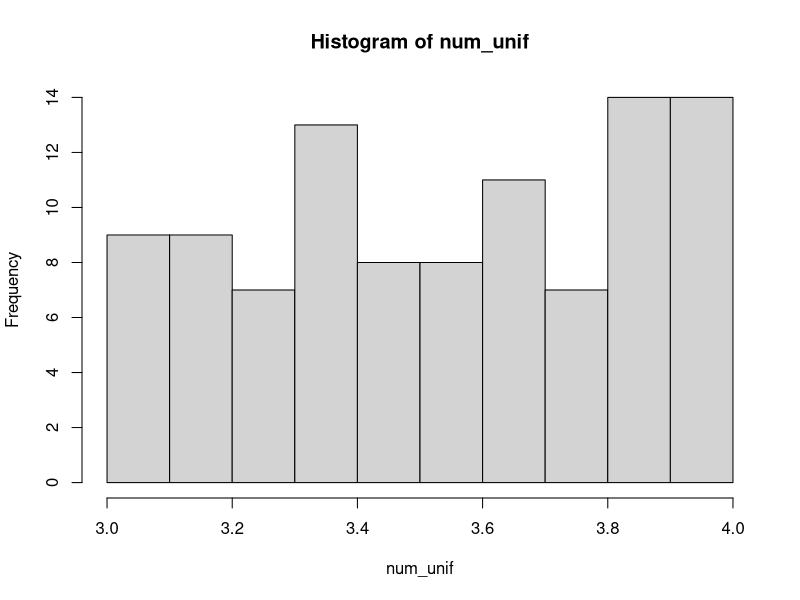
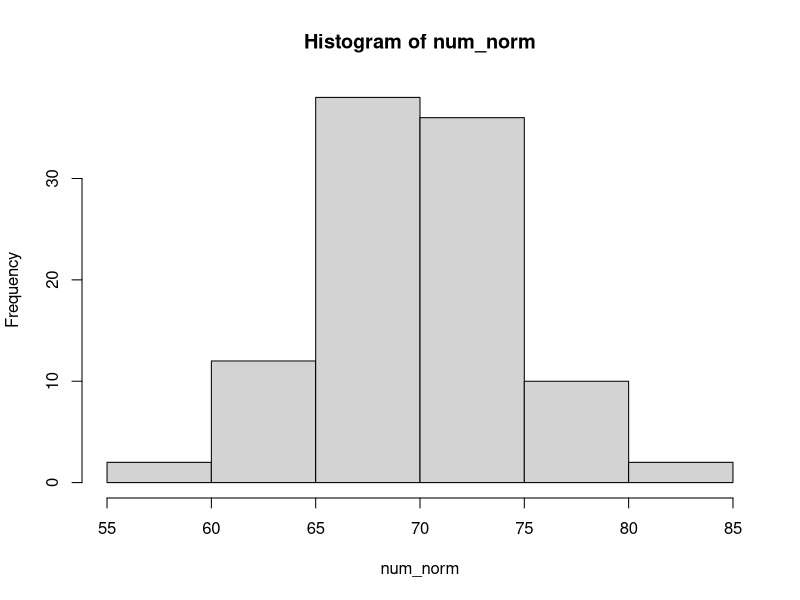
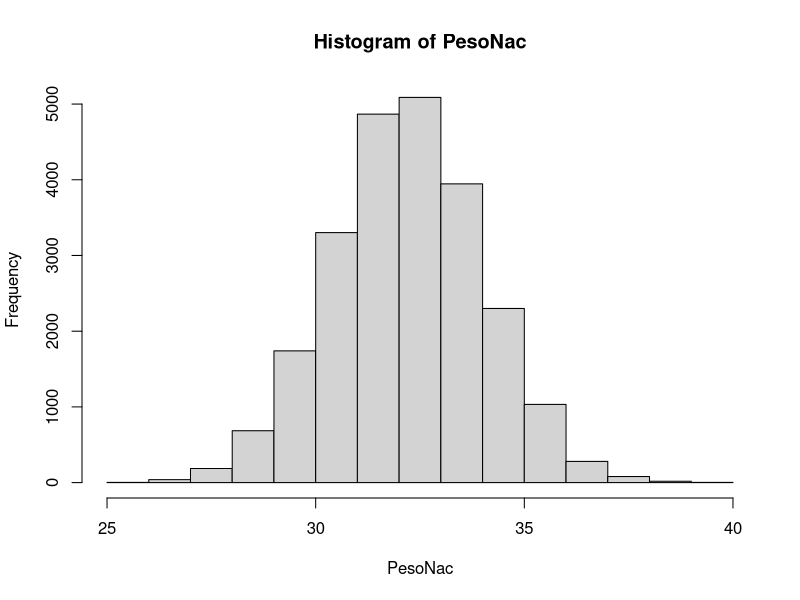
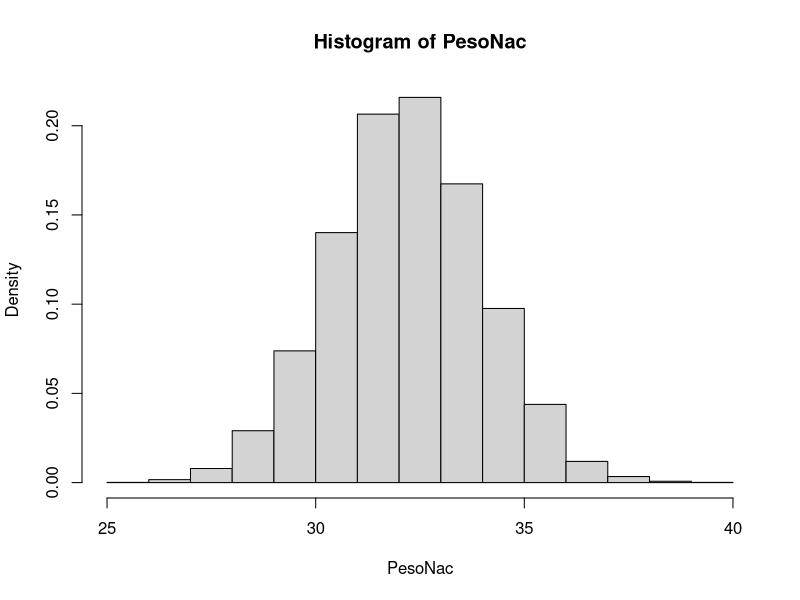

The R source for these figures, in order:
## ---- chunk 1
library(knitr)
opts_chunk$set(echo = TRUE, fig.align="center", eval=FALSE)
library(kableExtra)
## ---- chunk 2
text_tab0 <- data.frame(
  Clase = c(
    "numeric", 
    "logical", 
    "integer", 
    "character"),
  Ejemplo = c("c(12.3, 5, 999)",
              "c(TRUE, FALSE)",
              "c(2L, 34L, 0L)",
              "c('a', 'good', 'TRUE', '23.4')"))

kable(text_tab0) %>% 
  kable_styling(full_width=F, font_size=15)
## ---- chunk 3
# concatenación de elementos atómicos
v <- c(8, 7, 9, 10, 10, 111)
class(v)

(b <- c("A", "b"))
class(b)
is.character(b)
is.numeric(b)

(m <- c(TRUE, FALSE, T, F)) ; class(m)

# Propiedades de v
# ?length
length(v)  
summary(v) 
#v <- edit(v)
sort(v)
## ---- chunk 4
v - 1

# Medidas de posición
mean(v) 
median(v)

# Medidas de dispersión
var(v)
sd(v)
sqrt(var(v))

IQR(v)
range(v)

quantile(v, 0.1)
ecdf(v)(7)

max(v)
min(v)
sum(v)
## ---- chunk 5
1:7  
seq(from = 0, to = 20, #by=2) # 
    length=4) 

rep(1:3, times=3) #  , each=3   
## ---- chunk 6
sample(1:30, size=10, replace=F) #sin reposición
## ---- chunk 7
num_unif <- runif(100, min=3, max=4)
hist(num_unif)
## ---- chunk 8
num_norm <- rnorm(100, mean=70, sd=5) 
hist(num_norm)
## ---- chunk 9
set.seed(123)
PesoNac <- rnorm(23570, mean=32.2, sd=1.8) 
range(PesoNac)
hist(PesoNac)
hist(PesoNac, prob=TRUE)
## ---- chunk 10
y <- c(1.7, "a")  ## character
y <- c(TRUE, 2)   ## numeric
y <- c(TRUE, "a") ## character
## ---- chunk 11
clones = c("control", "B35", "A12", "T99", "control", "A12", "B35", "T99", 
"control", "A12", "B35", "T99", "control")
class(clones)
levels(clones)

clones_f = factor(clones)
levels(clones_f)
table(clones_f)
## ---- chunk 12
clones_f_ord <- factor(clones_f, levels=c("control", "B35", "A12",  "T99"))
table(clones_f_ord)
## ---- chunk 13
vec <- c(3, 5, 7, 1)
sum(vec);mean(vec)
vec_f <- factor(vec)
vec_f
levels(vec_f)
## ---- chunk 14
vec_n  <- as.numeric(vec_f)
vec_f
vec_n
sum(vec_n); mean(vec_n)
## ---- chunk 15
vec_f1 = as.numeric(as.character(vec_f))
sum(vec_f1);mean(vec_f1)
## ---- chunk 16
y <- 1:10
y[ ]
y[2]
y[1:3]
## ---- chunk 17
# ifelse(condición, valor_si_TRUE, valor_si_FALSE)
ifelse(y<2, "Low", "High")
## ---- chunk 18
y <- c(2, 4, NA, 6)
is.na(y)
## ---- chunk 19
0/0
is.nan(0/0)
is.na(0/0)
## ---- chunk 20
a = NULL
a
## ---- chunk 21
1/0
1/Inf
## ---- chunk 22
?iris
View(iris) # ya activo desde inicio de sesión por default
## ---- chunk 23
iris[1,]
iris[,1]
iris[1,1]

iris$Sepal.Length
levels(iris$Species)
summary(iris$Sepal.Length)
## ---- chunk 24
iris_setosa <- subset(iris, Species=="setosa")
## ---- chunk 25
iris_set.virginica <- subset(iris, Species %in% c("setosa", "virginica"))
## ---- chunk 26
iris2 <- subset(iris, Species %in% c("setosa", "virginica") & Sepal.Length > 5)
## ---- chunk 27
x <- list(a = 1:5, b = c("a", "b"), c = TRUE)
x
## ---- chunk 28
x$a       # 
x[1]       # 
#sum(x[1])
x[[1]]     # 
sum(x[[1]])
x["c"]     # 
## ---- chunk 29
A <- matrix(nrow=3, ncol=3, c(1,2,3,4,5,6,7,8,9), byrow=TRUE)
## ---- chunk 30
A[2,3]   # Se selecciona el valor de la fila 2, columna 3
